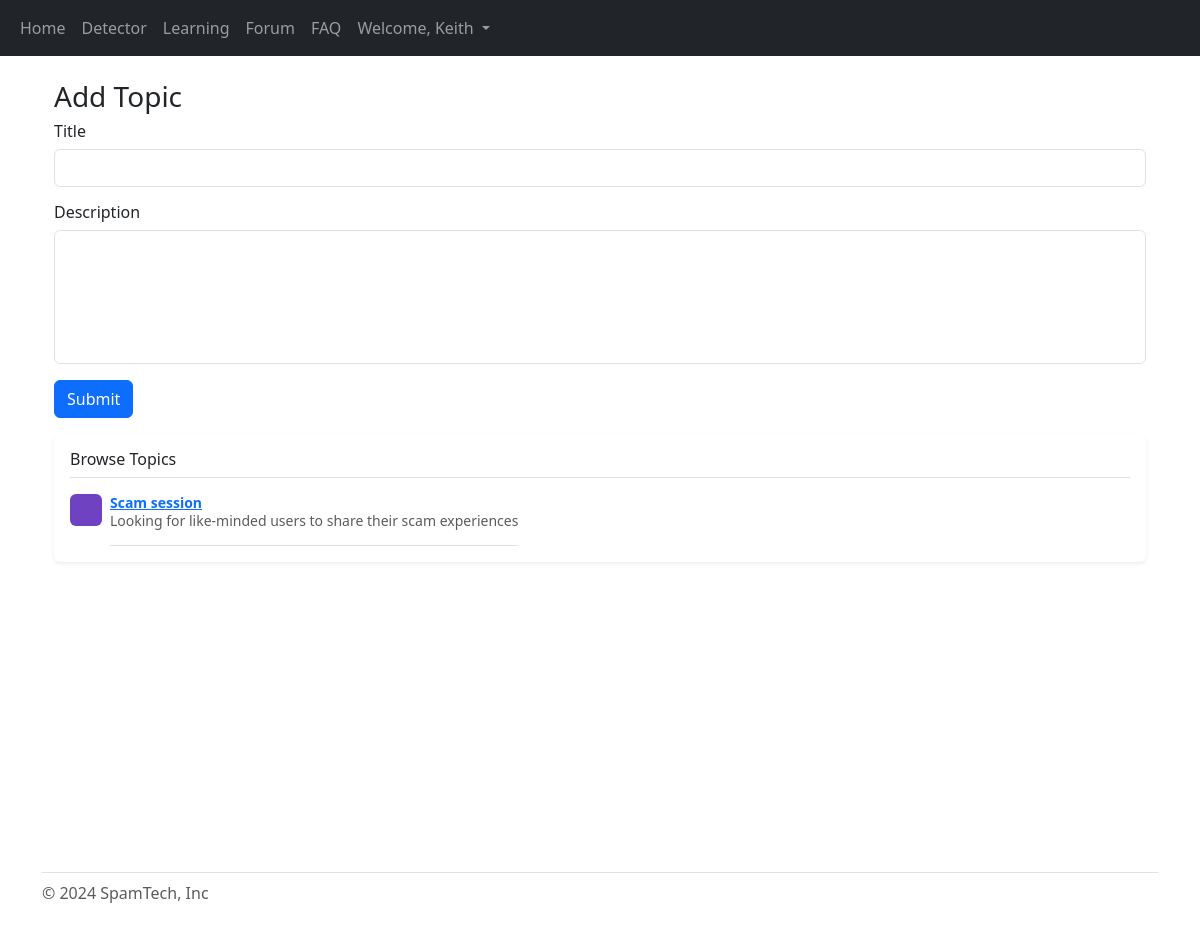
/forum (signed in), run on the app's committed database.
### website/models.py (models this page shows)
class User(db.Model, UserMixin):
    id = db.Column(db.Integer, primary_key=True)
    email = db.Column(db.String (150), unique=True)
    password = db.Column(db.String (150))
    first_name = db.Column(db.String (150))
    scam = db.relationship('Scams')
    user = db.relationship('FAQ')
    chatbot = db.relationship('Chatbot')

class Topic (db.Model):
    title = db.Column(db.String(150), unique=True, nullable=False, primary_key=True)
    description = db.Column(db.String, nullable=False)
    thread = db.relationship('Thread')

### website/pages/forum.py (the view, shortened to what this page needs)
@forum_page.route ('/forum', methods = ['GET', 'POST'])
@login_required
def topic ():
    topics = db.session.execute (db.select(Topic)).scalars ()
    return render_template ("forum_topic.html", user=current_user, topics=topics)

### website/templates/forum_topic.html (shortened to what this page needs)
{% extends "base/base.html" %} {% block title %} Forum {% endblock %} {% block
content%}
<br />
<div class="container">
  <h1 class="fs-3">Add Topic</h1>
  <form method="POST">
    <div class="form-group mb-3">
      <h3 class="fs-6 my-2">Title</h3>
      <input type="text" class="form-control" name="title" />
    </div>
    <div class="form-group mb-3">
      <h3 class="fs-6 my-2">Description</h3>
      <textarea
        class="form-control"
        name="description"
        rows="5"
        style="resize: none"
      ></textarea>
    </div>
    <button type="submit" class="btn btn-primary">Submit</button>
  </form>
  <div class="my-3 p-3 bg-body rounded shadow-sm">
    <h6 class="border-bottom pb-2 mb-0">Browse Topics</h6>
    {% for item in topics %}
    <div class="d-flex text-muted pt-3">
      <svg
        class="bd-placeholder-img flex-shrink-0 me-2 rounded"
        width="32"
        height="32"
        xmlns="http://www.w3.org/2000/svg"
        role="img"
        aria-label="Placeholder: 32x32"
        preserveAspectRatio="xMidYMid slice"
        focusable="false"
      >
        <text x="50%" y="50%" fill="#6f42c1" dy=".3em">32x32</text>
      </svg>
      <p class="pb-3 mb-0 small lh-sm border-bottom">
        <strong class="d-block text-gray-dark">
          <a href="/forum/{{item.title}}"> {{item.title}} </a></strong
        >
        {{item.description}}
      </p>
    </div>
    {% endfor %}
  </div>
</div>
{% endblock %}

### website/templates/base/base.html (shortened to what this page needs)
<!DOCTYPE html>
<html>
  <head>
    <link
      href="https://cdn.jsdelivr.net/npm/bootstrap@5.3.3/dist/css/bootstrap.min.css"
      rel="stylesheet"
    />
  </head>
  {% if user.is_authenticated %}
  <nav class="navbar navbar-expand-lg navbar-dark bg-dark">
    <div class="container-fluid">
      <div class="collapse navbar-collapse" id="navbarSupportedContent">
        <ul class="navbar-nav me-auto mb-2 mb-lg-0">
          <li class="nav-item">
            <a class="nav-link" id="home" aria-current="page" href="/">Home</a>
          </li>
          <li class="nav-item">
            <a class="nav-link" id="detector" href="/detector">Detector</a>
          </li>
          <li class="nav-item">
            <a class="nav-link" id="learning" href="/learning">Learning</a>
          </li>
          <li class="nav-item">
            <a class="nav-link" id="forum" href="/forum">Forum</a>
          </li>
          <li class="nav-item">
            <a class="nav-link" id="faq" href="/faq">FAQ</a>
          </li>
          <li class="nav-item dropdown">
            <a
              class="nav-link dropdown-toggle"
              href="#"
              role="button"
              data-bs-toggle="dropdown"
              aria-expanded="false"
            >
              Welcome, {{ user.first_name }}
            </a>
          </li>
        </ul>
      </div>
    </div>
  </nav>
  {% endif %}
  <body>
    <div class="container-fluid min-vh-100">
      <div class="container">{% block content %} {% endblock %}</div>
    </div>
    <div id="footer" class="mt-auto container">
      <footer
        class="d-flex flex-wrap justify-content-between align-items-center py-2 my-3 border-top"
      >
        <div class="col-md-4 d-flex align-items-center">
          <span class="mb-3 mb-md-0 text-body-secondary"
            >&copy; 2024 SpamTech, Inc</span
          >
        </div>
      </footer>
    </div>
  </body>
</html>

### website/templates/base/base.html (style rules this page uses)
body { flex-direction: column; margin: 0; }
#footer { background-color: #ffff; }

### data on the page
User: first_name "Keith"
Topic: title "Scam session", description "Looking for like-minded users to share their scam experiences"
